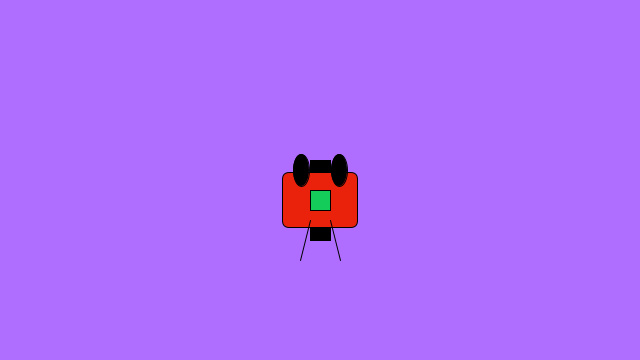
Frame 1 (no input)
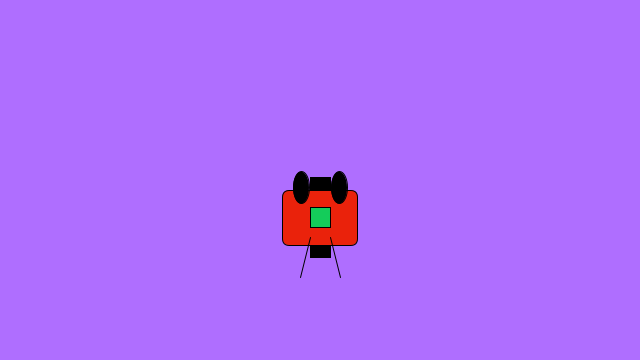
Frame 60 (the mouse pressed at the canvas centre just before this capture)
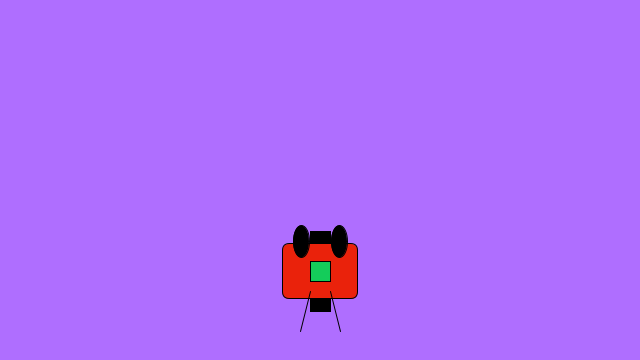
Frame 120 (the mouse held since frame 60 and released just before this capture)

The Processing sketch that drew these frames (run headless with seeded random() and noise(); from frame 60 on, the mouse is pressed at the canvas centre):

// Processing sketch: Creature_
// ── Creature_.pde

float y = 200;
float speed = 0;
float gravity = 0.01;





void setup(){
  size(640,360);
  
}

void draw(){
  background(175,110,300);

  ellipseMode(CENTER);
  rectMode(CENTER);
  
  y = y + speed;
  speed = speed + gravity;
  if(y > 300){
  speed = speed * -0.95;
  y = 300;
  }
  translate(width/2,y);
  
  
  //body
  stroke(0); //outline
  fill(0);
  rect(0,0,20,80);
  
  
  //head
 
  fill(234,34,11);
 rect(0,0,75,55,7);

  
  
  //eyes
  fill(0);
  ellipse(-19,-30,16,32);
  ellipse(19,-30,16,32);
  
  //legs
  stroke(0);
  line(-10,20,-20,60);
  line(10,20,20,60);
  fill(20,204,90);
  rect(0,0,20,20);
}
